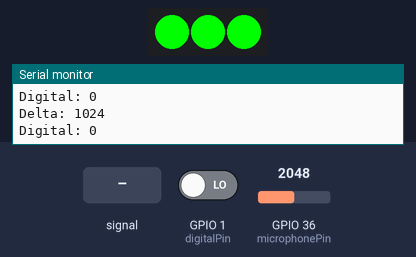
The sketch below on a simulated ESP32. Shown: 3 RGB LEDs in strip order, left to right, the last lines printed to the serial monitor. The inputs (shaded band) are chosen by the test bench; at power-on: GPIO 36 (microphonePin) = 2048, GPIO 1 (digitalPin) LOW. Dim RGB values are drawn brighter than linear.

Above: at 1.2 s.
1.3 s: GPIO 36 (microphonePin) fed a 2 Hz sine of ±1228 counts around its level
At 1.39 s:
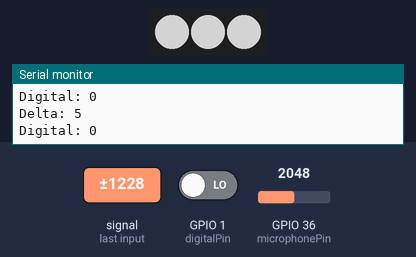
4.3 s: GPIO 36 (microphonePin) set to 1095
5.8 s: GPIO 36 (microphonePin) set to 992
At 7.3 s:
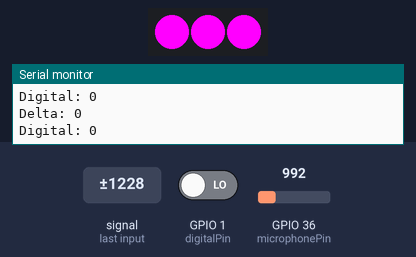
8.8 s: GPIO 36 (microphonePin) set to 1228
At 10.4 s:
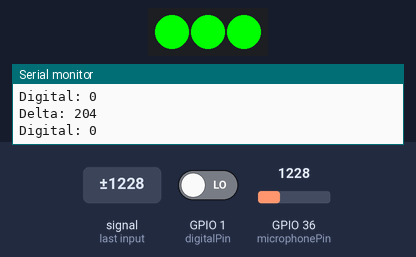
11.8 s: GPIO 36 (microphonePin) set to 491
At 12.6 s:
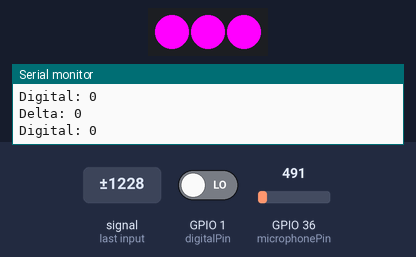
Timing chart, 0 to 14.8 s (numbered marks = the images above; inputs shaded):
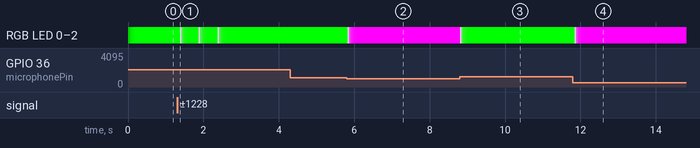

Measured:
- the behaviour switches between 1031 and 1030 on GPIO 36 (microphonePin) (found by bisection; images 1 and 2)
- after the input at 1.3 s, RGB LED 0–2: RGB(0, 254, 0) → RGB(127, 127, 127) after 0.08 s, then repeats every 0.50 s: RGB(63, 191, 63) 0.04 s, RGB(31, 223, 31) 0.04 s, RGB(15, 239, 15) 0.04 s, RGB(7, 247, 7) 0.04 s, RGB(3, 251, 3) 0.04 s, RGB(1, 253, 1) 0.04 s, RGB(0, 254, 0) 0.21 s, RGB(127, 127, 127) 0.04 s, until it stays RGB(0, 254, 0) from 2.7 s

The sketch:

SoundReactive_AddafruitNeoPixels_Smooth_2.ino
```cpp
#include <Adafruit_NeoPixel.h>

#define PIN 25        // Pin where the NeoPixel data line is connected
#define NUMPIXELS 3   // Number of NeoPixels

const int microphonePin = A0;  // Analog pin connected to the microphone's AOUT
const int digitalPin = 1;      // Digital pin connected to the microphone's D0

Adafruit_NeoPixel pixels(NUMPIXELS, PIN, NEO_GRB + NEO_KHZ800);

uint32_t currentColor = 0; // Start with LEDs off (black)

// Function to blend between two colors
uint32_t blend(uint32_t color1, uint32_t color2, float ratio) {
  uint8_t r1 = (color1 >> 16) & 0xFF;
  uint8_t g1 = (color1 >> 8) & 0xFF;
  uint8_t b1 = color1 & 0xFF;

  uint8_t r2 = (color2 >> 16) & 0xFF;
  uint8_t g2 = (color2 >> 8) & 0xFF;
  uint8_t b2 = color2 & 0xFF;

  uint8_t r = r1 * (1 - ratio) + r2 * ratio;
  uint8_t g = g1 * (1 - ratio) + g2 * ratio;
  uint8_t b = b1 * (1 - ratio) + b2 * ratio;

  return pixels.Color(r, g, b);
}

void setup() {
  Serial.begin(9600);
  pinMode(digitalPin, INPUT);  // Set digital pin as input
  pixels.begin();
  pixels.show();  // Initialize all pixels to 'off'
}

void loop() {
  int mn = 1024;
  int mx = 0;

  for (int i = 0; i < 100; ++i) {
    int val = analogRead(microphonePin);
    mn = min(mn, val);
    mx = max(mx, val);
  }

  int delta = mx - mn;
  Serial.print("Delta: ");
  Serial.println(delta);

  // Read the digital output from the microphone
  int digitalVal = digitalRead(digitalPin);
  Serial.print("Digital: ");
  Serial.println(digitalVal);

  // Map delta to color range (0-5) and assign colors accordingly
  uint32_t targetColor;

  if (delta == 0) {
    targetColor = pixels.Color(255, 0, 255);  // Magenta
  } else if (delta >= 1 && delta <= 6) {
    targetColor = pixels.Color(255, 0, 255);  // Magenta
  } else {
    targetColor = pixels.Color(0, 255, 0);  // Green
  }

  // Smoothly transition to the target color
  currentColor = blend(currentColor, targetColor, 0.5);  // Change 0.5 to adjust smoothing speed (0.0 to 1.0)

  // Set the color for all NeoPixels
  for (int i = 0; i < NUMPIXELS; i++) {
    pixels.setPixelColor(i, currentColor);
  }

  pixels.show();  // Update the NeoPixels with the new color

  delay(30);  // Small delay to maintain responsiveness
}
```
